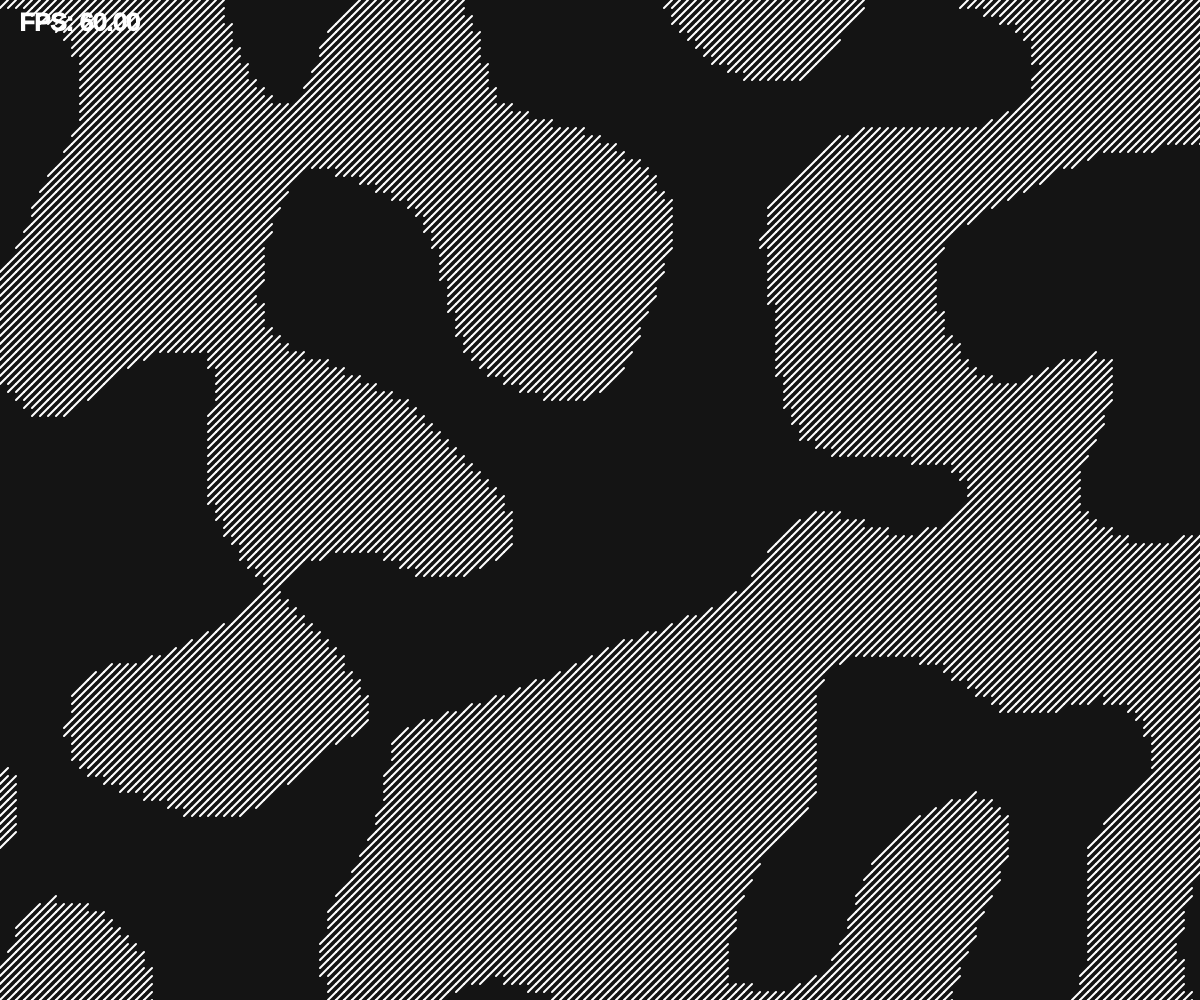
Frame 1 (no input)
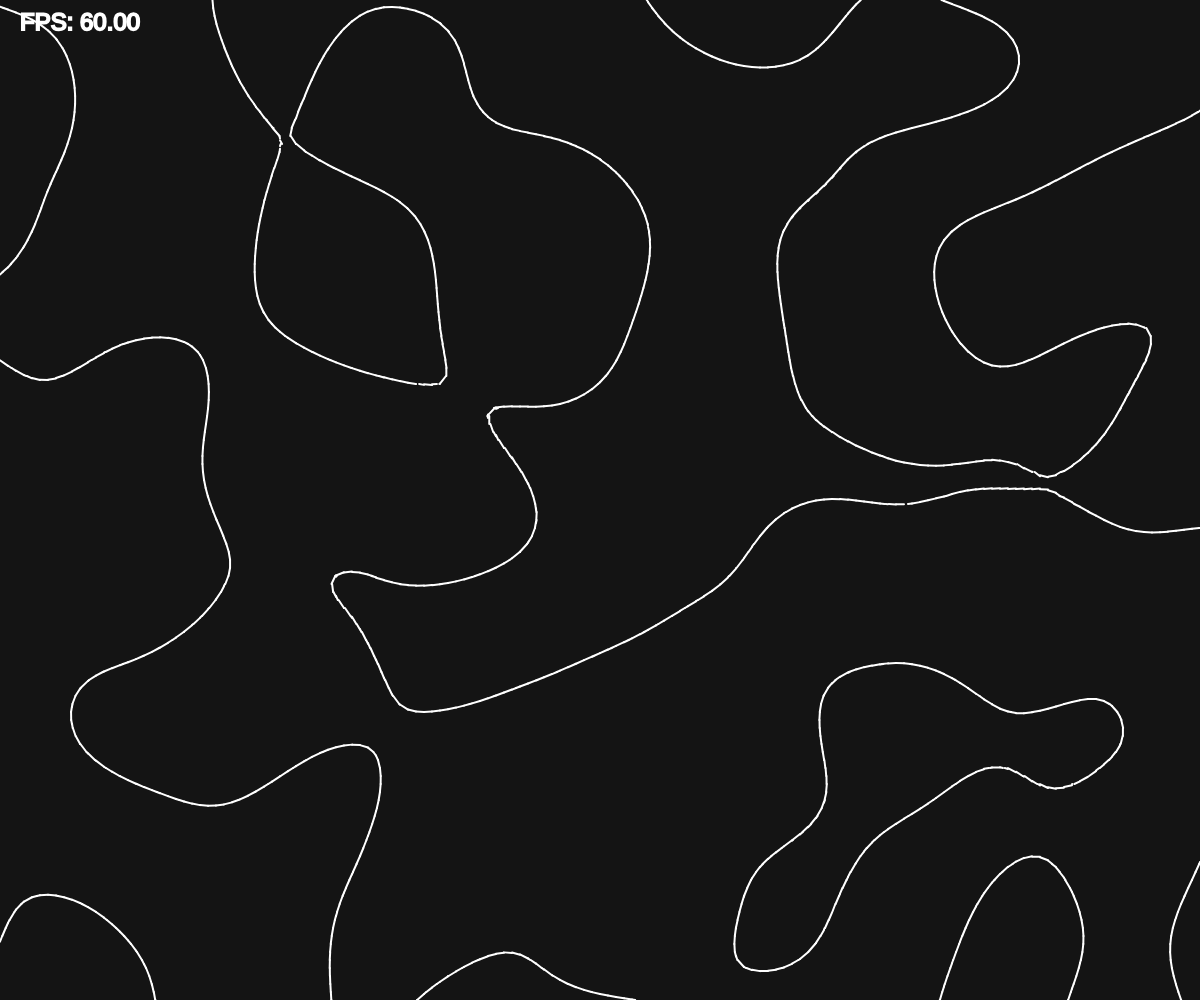
Frame 60 (no input)
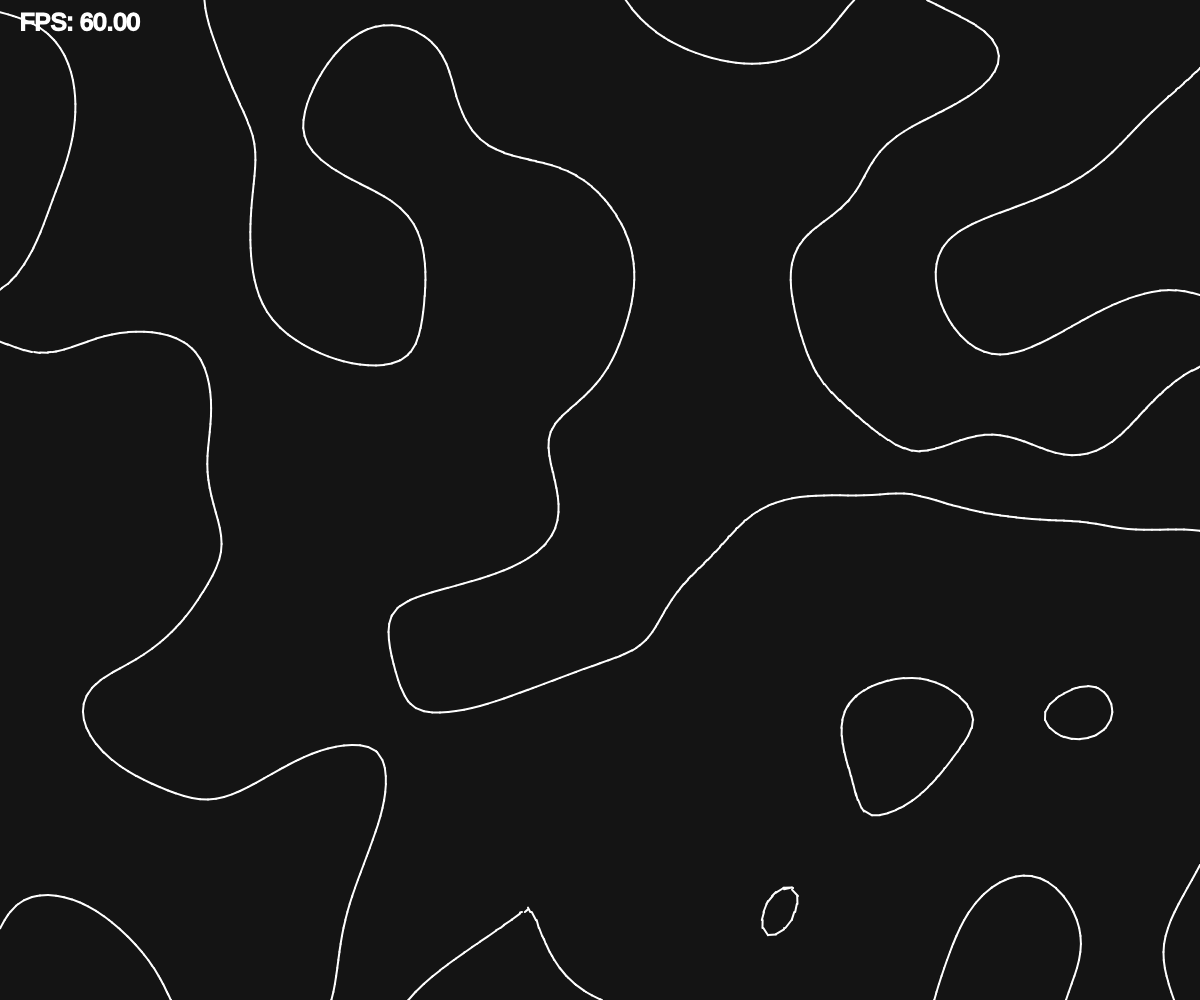
Frame 120 (the mouse pressed at the canvas centre since frame 60)

The p5.js sketch that drew these frames (run headless with seeded random() and noise() and a simulated clock; from frame 60 on, the mouse is pressed at the canvas centre):

// p5.js sketch
// ── sketch.js
let rows, cols;
let fields = [];
let noise;
let a, b, c, d;

const cellSize = 8;
const noiseScale = 20;
const noiseSpeed = 0.002;

function setup() {
  createCanvas(windowWidth, windowHeight);
  fill(255);
  stroke(255);
  strokeWeight(2);
  textSize(24);

  a = createVector();
  b = createVector();
  c = createVector();
  d = createVector();

  noise = new OpenSimplexNoise(Date.now());
  rows = ceil(windowWidth  / cellSize) + 2;
  cols = ceil(windowHeight / cellSize) + 2;

  for(let i = 0; i < rows; i++) {
    fields[i] = [];
    for(let j = 0; j < cols; j++) {
      fields[i][j] = 0;
    }
  }
}

function draw() {
  background(20);
  text("FPS: " + frameRate().toFixed(2), 20, 30);

  for(let i = 0; i < rows - 1; i++) {
    for(let j = 0; j < cols - 1; j++) {
      fields[i][j] = noise.noise3D(i / noiseScale, j / noiseScale, frameCount * noiseSpeed);  // Between -1 and 1

      let x = i * cellSize;
      let y = j * cellSize;
    
      let A = fields[i  ][j  ];
      let B = fields[i+1][j  ];
      let C = fields[i+1][j+1];
      let D = fields[i  ][j+1];

      a.set( x + cellSize * (A/(A-B)), y                        );
      b.set( x + cellSize            , y + cellSize * (B/(B-C)) );
      c.set( x + cellSize * (D/(D-C)), y + cellSize             );
      d.set( x                       , y + cellSize * (A/(A-D)) );

      let state = getState(ceil(A), ceil(B), ceil(C), ceil(D));

      switch (state) {
        case 0:                   break;
        case 1:   drawLine(d, a); break;
        case 2:   drawLine(a, b); break;
        case 3:   drawLine(d, b); break;
        case 4:   drawLine(c, b); break;
        case 5:   drawLine(d, a);
                  drawLine(c, b); break;
        case 6:   drawLine(a, c); break;
        case 7:   drawLine(d, c); break;
        case 8:   drawLine(c, d); break;
        case 9:   drawLine(a, c); break;
        case 10:  drawLine(d, c);
                  drawLine(a, b); break;
        case 11:  drawLine(c, b); break;
        case 12:  drawLine(d, b); break;
        case 13:  drawLine(a, b); break;
        case 14:  drawLine(d, a); break;
        case 15:                  break;
      }
    }
  }
}

function getState(A, B, C, D) {
  // Converts binary corner values to decimal state of the cell defined by A, B, C, D
  return 8 * D + 4 * C + 2 * B + A;
}

function drawLine(a, b) {
  line(a.x, a.y, b.x, b.y);
}

// ── OpenSimplexNoise.js
// Plain JS version of Josh Forisha's implementation of opensimplex noise
// https://github.com/joshforisha/open-simplex-noise-js
// This version is currently posted here https://gist.github.com/PARC6502/85c99c04c9b3c6ae52c3c27605b4df0a
// Will probably be cleaned up and have its own repo, at some point...

"use strict";
var OpenSimplexNoise;

(function() {
  var constants_1 = {
    NORM_2D: 1.0 / 47.0,
    NORM_3D: 1.0 / 103.0,
    NORM_4D: 1.0 / 30.0,
    SQUISH_2D: (Math.sqrt(2 + 1) - 1) / 2,
    SQUISH_3D: (Math.sqrt(3 + 1) - 1) / 3,
    SQUISH_4D: (Math.sqrt(4 + 1) - 1) / 4,
    STRETCH_2D: (1 / Math.sqrt(2 + 1) - 1) / 2,
    STRETCH_3D: (1 / Math.sqrt(3 + 1) - 1) / 3,
    STRETCH_4D: (1 / Math.sqrt(4 + 1) - 1) / 4,
    base2D: [[1, 1, 0, 1, 0, 1, 0, 0, 0], [1, 1, 0, 1, 0, 1, 2, 1, 1]],
    base3D: [
      [0, 0, 0, 0, 1, 1, 0, 0, 1, 0, 1, 0, 1, 0, 0, 1],
      [2, 1, 1, 0, 2, 1, 0, 1, 2, 0, 1, 1, 3, 1, 1, 1],
      [1, 1, 0, 0, 1, 0, 1, 0, 1, 0, 0, 1, 2, 1, 1, 0, 2, 1, 0, 1, 2, 0, 1, 1]
    ],
    base4D: [
      [
        0,
        0,
        0,
        0,
        0,
        1,
        1,
        0,
        0,
        0,
        1,
        0,
        1,
        0,
        0,
        1,
        0,
        0,
        1,
        0,
        1,
        0,
        0,
        0,
        1
      ],
      [
        3,
        1,
        1,
        1,
        0,
        3,
        1,
        1,
        0,
        1,
        3,
        1,
        0,
        1,
        1,
        3,
        0,
        1,
        1,
        1,
        4,
        1,
        1,
        1,
        1
      ],
      [
        1,
        1,
        0,
        0,
        0,
        1,
        0,
        1,
        0,
        0,
        1,
        0,
        0,
        1,
        0,
        1,
        0,
        0,
        0,
        1,
        2,
        1,
        1,
        0,
        0,
        2,
        1,
        0,
        1,
        0,
        2,
        1,
        0,
        0,
        1,
        2,
        0,
        1,
        1,
        0,
        2,
        0,
        1,
        0,
        1,
        2,
        0,
        0,
        1,
        1
      ],
      [
        3,
        1,
        1,
        1,
        0,
        3,
        1,
        1,
        0,
        1,
        3,
        1,
        0,
        1,
        1,
        3,
        0,
        1,
        1,
        1,
        2,
        1,
        1,
        0,
        0,
        2,
        1,
        0,
        1,
        0,
        2,
        1,
        0,
        0,
        1,
        2,
        0,
        1,
        1,
        0,
        2,
        0,
        1,
        0,
        1,
        2,
        0,
        0,
        1,
        1
      ]
    ],
    gradients2D: [5, 2, 2, 5, -5, 2, -2, 5, 5, -2, 2, -5, -5, -2, -2, -5],
    gradients3D: [
      -11,
      4,
      4,
      -4,
      11,
      4,
      -4,
      4,
      11,
      11,
      4,
      4,
      4,
      11,
      4,
      4,
      4,
      11,
      -11,
      -4,
      4,
      -4,
      -11,
      4,
      -4,
      -4,
      11,
      11,
      -4,
      4,
      4,
      -11,
      4,
      4,
      -4,
      11,
      -11,
      4,
      -4,
      -4,
      11,
      -4,
      -4,
      4,
      -11,
      11,
      4,
      -4,
      4,
      11,
      -4,
      4,
      4,
      -11,
      -11,
      -4,
      -4,
      -4,
      -11,
      -4,
      -4,
      -4,
      -11,
      11,
      -4,
      -4,
      4,
      -11,
      -4,
      4,
      -4,
      -11
    ],
    gradients4D: [
      3,
      1,
      1,
      1,
      1,
      3,
      1,
      1,
      1,
      1,
      3,
      1,
      1,
      1,
      1,
      3,
      -3,
      1,
      1,
      1,
      -1,
      3,
      1,
      1,
      -1,
      1,
      3,
      1,
      -1,
      1,
      1,
      3,
      3,
      -1,
      1,
      1,
      1,
      -3,
      1,
      1,
      1,
      -1,
      3,
      1,
      1,
      -1,
      1,
      3,
      -3,
      -1,
      1,
      1,
      -1,
      -3,
      1,
      1,
      -1,
      -1,
      3,
      1,
      -1,
      -1,
      1,
      3,
      3,
      1,
      -1,
      1,
      1,
      3,
      -1,
      1,
      1,
      1,
      -3,
      1,
      1,
      1,
      -1,
      3,
      -3,
      1,
      -1,
      1,
      -1,
      3,
      -1,
      1,
      -1,
      1,
      -3,
      1,
      -1,
      1,
      -1,
      3,
      3,
      -1,
      -1,
      1,
      1,
      -3,
      -1,
      1,
      1,
      -1,
      -3,
      1,
      1,
      -1,
      -1,
      3,
      -3,
      -1,
      -1,
      1,
      -1,
      -3,
      -1,
      1,
      -1,
      -1,
      -3,
      1,
      -1,
      -1,
      -1,
      3,
      3,
      1,
      1,
      -1,
      1,
      3,
      1,
      -1,
      1,
      1,
      3,
      -1,
      1,
      1,
      1,
      -3,
      -3,
      1,
      1,
      -1,
      -1,
      3,
      1,
      -1,
      -1,
      1,
      3,
      -1,
      -1,
      1,
      1,
      -3,
      3,
      -1,
      1,
      -1,
      1,
      -3,
      1,
      -1,
      1,
      -1,
      3,
      -1,
      1,
      -1,
      1,
      -3,
      -3,
      -1,
      1,
      -1,
      -1,
      -3,
      1,
      -1,
      -1,
      -1,
      3,
      -1,
      -1,
      -1,
      1,
      -3,
      3,
      1,
      -1,
      -1,
      1,
      3,
      -1,
      -1,
      1,
      1,
      -3,
      -1,
      1,
      1,
      -1,
      -3,
      -3,
      1,
      -1,
      -1,
      -1,
      3,
      -1,
      -1,
      -1,
      1,
      -3,
      -1,
      -1,
      1,
      -1,
      -3,
      3,
      -1,
      -1,
      -1,
      1,
      -3,
      -1,
      -1,
      1,
      -1,
      -3,
      -1,
      1,
      -1,
      -1,
      -3,
      -3,
      -1,
      -1,
      -1,
      -1,
      -3,
      -1,
      -1,
      -1,
      -1,
      -3,
      -1,
      -1,
      -1,
      -1,
      -3
    ],
    lookupPairs2D: [
      0,
      1,
      1,
      0,
      4,
      1,
      17,
      0,
      20,
      2,
      21,
      2,
      22,
      5,
      23,
      5,
      26,
      4,
      39,
      3,
      42,
      4,
      43,
      3
    ],
    lookupPairs3D: [
      0,
      2,
      1,
      1,
      2,
      2,
      5,
      1,
      6,
      0,
      7,
      0,
      32,
      2,
      34,
      2,
      129,
      1,
      133,
      1,
      160,
      5,
      161,
      5,
      518,
      0,
      519,
      0,
      546,
      4,
      550,
      4,
      645,
      3,
      647,
      3,
      672,
      5,
      673,
      5,
      674,
      4,
      677,
      3,
      678,
      4,
      679,
      3,
      680,
      13,
      681,
      13,
      682,
      12,
      685,
      14,
      686,
      12,
      687,
      14,
      712,
      20,
      714,
      18,
      809,
      21,
      813,
      23,
      840,
      20,
      841,
      21,
      1198,
      19,
      1199,
      22,
      1226,
      18,
      1230,
      19,
      1325,
      23,
      1327,
      22,
      1352,
      15,
      1353,
      17,
      1354,
      15,
      1357,
      17,
      1358,
      16,
      1359,
      16,
      1360,
      11,
      1361,
      10,
      1362,
      11,
      1365,
      10,
      1366,
      9,
      1367,
      9,
      1392,
      11,
      1394,
      11,
      1489,
      10,
      1493,
      10,
      1520,
      8,
      1521,
      8,
      1878,
      9,
      1879,
      9,
      1906,
      7,
      1910,
      7,
      2005,
      6,
      2007,
      6,
      2032,
      8,
      2033,
      8,
      2034,
      7,
      2037,
      6,
      2038,
      7,
      2039,
      6
    ],
    lookupPairs4D: [
      0,
      3,
      1,
      2,
      2,
      3,
      5,
      2,
      6,
      1,
      7,
      1,
      8,
      3,
      9,
      2,
      10,
      3,
      13,
      2,
      16,
      3,
      18,
      3,
      22,
      1,
      23,
      1,
      24,
      3,
      26,
      3,
      33,
      2,
      37,
      2,
      38,
      1,
      39,
      1,
      41,
      2,
      45,
      2,
      54,
      1,
      55,
      1,
      56,
      0,
      57,
      0,
      58,
      0,
      59,
      0,
      60,
      0,
      61,
      0,
      62,
      0,
      63,
      0,
      256,
      3,
      258,
      3,
      264,
      3,
      266,
      3,
      272,
      3,
      274,
      3,
      280,
      3,
      282,
      3,
      2049,
      2,
      2053,
      2,
      2057,
      2,
      2061,
      2,
      2081,
      2,
      2085,
      2,
      2089,
      2,
      2093,
      2,
      2304,
      9,
      2305,
      9,
      2312,
      9,
      2313,
      9,
      16390,
      1,
      16391,
      1,
      16406,
      1,
      16407,
      1,
      16422,
      1,
      16423,
      1,
      16438,
      1,
      16439,
      1,
      16642,
      8,
      16646,
      8,
      16658,
      8,
      16662,
      8,
      18437,
      6,
      18439,
      6,
      18469,
      6,
      18471,
      6,
      18688,
      9,
      18689,
      9,
      18690,
      8,
      18693,
      6,
      18694,
      8,
      18695,
      6,
      18696,
      9,
      18697,
      9,
      18706,
      8,
      18710,
      8,
      18725,
      6,
      18727,
      6,
      131128,
      0,
      131129,
      0,
      131130,
      0,
      131131,
      0,
      131132,
      0,
      131133,
      0,
      131134,
      0,
      131135,
      0,
      131352,
      7,
      131354,
      7,
      131384,
      7,
      131386,
      7,
      133161,
      5,
      133165,
      5,
      133177,
      5,
      133181,
      5,
      133376,
      9,
      133377,
      9,
      133384,
      9,
      133385,
      9,
      133400,
      7,
      133402,
      7,
      133417,
      5,
      133421,
      5,
      133432,
      7,
      133433,
      5,
      133434,
      7,
      133437,
      5,
      147510,
      4,
      147511,
      4,
      147518,
      4,
      147519,
      4,
      147714,
      8,
      147718,
      8,
      147730,
      8,
      147734,
      8,
      147736,
      7,
      147738,
      7,
      147766,
      4,
      147767,
      4,
      147768,
      7,
      147770,
      7,
      147774,
      4,
      147775,
      4,
      149509,
      6,
      149511,
      6,
      149541,
      6,
      149543,
      6,
      149545,
      5,
      149549,
      5,
      149558,
      4,
      149559,
      4,
      149561,
      5,
      149565,
      5,
      149566,
      4,
      149567,
      4,
      149760,
      9,
      149761,
      9,
      149762,
      8,
      149765,
      6,
      149766,
      8,
      149767,
      6,
      149768,
      9,
      149769,
      9,
      149778,
      8,
      149782,
      8,
      149784,
      7,
      149786,
      7,
      149797,
      6,
      149799,
      6,
      149801,
      5,
      149805,
      5,
      149814,
      4,
      149815,
      4,
      149816,
      7,
      149817,
      5,
      149818,
      7,
      149821,
      5,
      149822,
      4,
      149823,
      4,
      149824,
      37,
      149825,
      37,
      149826,
      36,
      149829,
      34,
      149830,
      36,
      149831,
      34,
      149832,
      37,
      149833,
      37,
      149842,
      36,
      149846,
      36,
      149848,
      35,
      149850,
      35,
      149861,
      34,
      149863,
      34,
      149865,
      33,
      149869,
      33,
      149878,
      32,
      149879,
      32,
      149880,
      35,
      149881,
      33,
      149882,
      35,
      149885,
      33,
      149886,
      32,
      149887,
      32,
      150080,
      49,
      150082,
      48,
      150088,
      49,
      150098,
      48,
      150104,
      47,
      150106,
      47,
      151873,
      46,
      151877,
      45,
      151881,
      46,
      151909,
      45,
      151913,
      44,
      151917,
      44,
      152128,
      49,
      152129,
      46,
      152136,
      49,
      152137,
      46,
      166214,
      43,
      166215,
      42,
      166230,
      43,
      166247,
      42,
      166262,
      41,
      166263,
      41,
      166466,
      48,
      166470,
      43,
      166482,
      48,
      166486,
      43,
      168261,
      45,
      168263,
      42,
      168293,
      45,
      168295,
      42,
      168512,
      31,
      168513,
      28,
      168514,
      31,
      168517,
      28,
      168518,
      25,
      168519,
      25,
      280952,
      40,
      280953,
      39,
      280954,
      40,
      280957,
      39,
      280958,
      38,
      280959,
      38,
      281176,
      47,
      281178,
      47,
      281208,
      40,
      281210,
      40,
      282985,
      44,
      282989,
      44,
      283001,
      39,
      283005,
      39,
      283208,
      30,
      283209,
      27,
      283224,
      30,
      283241,
      27,
      283256,
      22,
      283257,
      22,
      297334,
      41,
      297335,
      41,
      297342,
      38,
      297343,
      38,
      297554,
      29,
      297558,
      24,
      297562,
      29,
      297590,
      24,
      297594,
      21,
      297598,
      21,
      299365,
      26,
      299367,
      23,
      299373,
      26,
      299383,
      23,
      299389,
      20,
      299391,
      20,
      299584,
      31,
      299585,
      28,
      299586,
      31,
      299589,
      28,
      299590,
      25,
      299591,
      25,
      299592,
      30,
      299593,
      27,
      299602,
      29,
      299606,
      24,
      299608,
      30,
      299610,
      29,
      299621,
      26,
      299623,
      23,
      299625,
      27,
      299629,
      26,
      299638,
      24,
      299639,
      23,
      299640,
      22,
      299641,
      22,
      299642,
      21,
      299645,
      20,
      299646,
      21,
      299647,
      20,
      299648,
      61,
      299649,
      60,
      299650,
      61,
      299653,
      60,
      299654,
      59,
      299655,
      59,
      299656,
      58,
      299657,
      57,
      299666,
      55,
      299670,
      54,
      299672,
      58,
      299674,
      55,
      299685,
      52,
      299687,
      51,
      299689,
      57,
      299693,
      52,
      299702,
      54,
      299703,
      51,
      299704,
      56,
      299705,
      56,
      299706,
      53,
      299709,
      50,
      299710,
      53,
      299711,
      50,
      299904,
      61,
      299906,
      61,
      299912,
      58,
      299922,
      55,
      299928,
      58,
      299930,
      55,
      301697,
      60,
      301701,
      60,
      301705,
      57,
      301733,
      52,
      301737,
      57,
      301741,
      52,
      301952,
      79,
      301953,
      79,
      301960,
      76,
      301961,
      76,
      316038,
      59,
      316039,
      59,
      316054,
      54,
      316071,
      51,
      316086,
      54,
      316087,
      51,
      316290,
      78,
      316294,
      78,
      316306,
      73,
      316310,
      73,
      318085,
      77,
      318087,
      77,
      318117,
      70,
      318119,
      70,
      318336,
      79,
      318337,
      79,
      318338,
      78,
      318341,
      77,
      318342,
      78,
      318343,
      77,
      430776,
      56,
      430777,
      56,
      430778,
      53,
      430781,
      50,
      430782,
      53,
      430783,
      50,
      431000,
      75,
      431002,
      72,
      431032,
      75,
      431034,
      72,
      432809,
      74,
      432813,
      69,
      432825,
      74,
      432829,
      69,
      433032,
      76,
      433033,
      76,
      433048,
      75,
      433065,
      74,
      433080,
      75,
      433081,
      74,
      447158,
      71,
      447159,
      68,
      447166,
      71,
      447167,
      68,
      447378,
      73,
      447382,
      73,
      447386,
      72,
      447414,
      71,
      447418,
      72,
      447422,
      71,
      449189,
      70,
      449191,
      70,
      449197,
      69,
      449207,
      68,
      449213,
      69,
      449215,
      68,
      449408,
      67,
      449409,
      67,
      449410,
      66,
      449413,
      64,
      449414,
      66,
      449415,
      64,
      449416,
      67,
      449417,
      67,
      449426,
      66,
      449430,
      66,
      449432,
      65,
      449434,
      65,
      449445,
      64,
      449447,
      64,
      449449,
      63,
      449453,
      63,
      449462,
      62,
      449463,
      62,
      449464,
      65,
      449465,
      63,
      449466,
      65,
      449469,
      63,
      449470,
      62,
      449471,
      62,
      449472,
      19,
      449473,
      19,
      449474,
      18,
      449477,
      16,
      449478,
      18,
      449479,
      16,
      449480,
      19,
      449481,
      19,
      449490,
      18,
      449494,
      18,
      449496,
      17,
      449498,
      17,
      449509,
      16,
      449511,
      16,
      449513,
      15,
      449517,
      15,
      449526,
      14,
      449527,
      14,
      449528,
      17,
      449529,
      15,
      449530,
      17,
      449533,
      15,
      449534,
      14,
      449535,
      14,
      449728,
      19,
      449729,
      19,
      449730,
      18,
      449734,
      18,
      449736,
      19,
      449737,
      19,
      449746,
      18,
      449750,
      18,
      449752,
      17,
      449754,
      17,
      449784,
      17,
      449786,
      17,
      451520,
      19,
      451521,
      19,
      451525,
      16,
      451527,
      16,
      451528,
      19,
      451529,
      19,
      451557,
      16,
      451559,
      16,
      451561,
      15,
      451565,
      15,
      451577,
      15,
      451581,
      15,
      451776,
      19,
      451777,
      19,
      451784,
      19,
      451785,
      19,
      465858,
      18,
      465861,
      16,
      465862,
      18,
      465863,
      16,
      465874,
      18,
      465878,
      18,
      465893,
      16,
      465895,
      16,
      465910,
      14,
      465911,
      14,
      465918,
      14,
      465919,
      14,
      466114,
      18,
      466118,
      18,
      466130,
      18,
      466134,
      18,
      467909,
      16,
      467911,
      16,
      467941,
      16,
      467943,
      16,
      468160,
      13,
      468161,
      13,
      468162,
      13,
      468163,
      13,
      468164,
      13,
      468165,
      13,
      468166,
      13,
      468167,
      13,
      580568,
      17,
      580570,
      17,
      580585,
      15,
      580589,
      15,
      580598,
      14,
      580599,
      14,
      580600,
      17,
      580601,
      15,
      580602,
      17,
      580605,
      15,
      580606,
      14,
      580607,
      14,
      580824,
      17,
      580826,
      17,
      580856,
      17,
      580858,
      17,
      582633,
      15,
      582637,
      15,
      582649,
      15,
      582653,
      15,
      582856,
      12,
      582857,
      12,
      582872,
      12,
      582873,
      12,
      582888,
      12,
      582889,
      12,
      582904,
      12,
      582905,
      12,
      596982,
      14,
      596983,
      14,
      596990,
      14,
      596991,
      14,
      597202,
      11,
      597206,
      11,
      597210,
      11,
      597214,
      11,
      597234,
      11,
      597238,
      11,
      597242,
      11,
      597246,
      11,
      599013,
      10,
      599015,
      10,
      599021,
      10,
      599023,
      10,
      599029,
      10,
      599031,
      10,
      599037,
      10,
      599039,
      10,
      599232,
      13,
      599233,
      13,
      599234,
      13,
      599235,
      13,
      599236,
      13,
      599237,
      13,
      599238,
      13,
      599239,
      13,
      599240,
      12,
      599241,
      12,
      599250,
      11,
      599254,
      11,
      599256,
      12,
      599257,
      12,
      599258,
      11,
      599262,
      11,
      599269,
      10,
      599271,
      10,
      599272,
      12,
      599273,
      12,
      599277,
      10,
      599279,
      10,
      599282,
      11,
      599285,
      10,
      599286,
      11,
      599287,
      10,
      599288,
      12,
      599289,
      12,
      599290,
      11,
      599293,
      10,
      599294,
      11,
      599295,
      10
    ],
    p2D: [
      0,
      0,
      1,
      -1,
      0,
      0,
      -1,
      1,
      0,
      2,
      1,
      1,
      1,
      2,
      2,
      0,
      1,
      2,
      0,
      2,
      1,
      0,
      0,
      0
    ],
    p3D: [
      0,
      0,
      1,
      -1,
      0,
      0,
      1,
      0,
      -1,
      0,
      0,
      -1,
      1,
      0,
      0,
      0,
      1,
      -1,
      0,
      0,
      -1,
      0,
      1,
      0,
      0,
      -1,
      1,
      0,
      2,
      1,
      1,
      0,
      1,
      1,
      1,
      -1,
      0,
      2,
      1,
      0,
      1,
      1,
      1,
      -1,
      1,
      0,
      2,
      0,
      1,
      1,
      1,
      -1,
      1,
      1,
      1,
      3,
      2,
      1,
      0,
      3,
      1,
      2,
      0,
      1,
      3,
      2,
      0,
      1,
      3,
      1,
      0,
      2,
      1,
      3,
      0,
      2,
      1,
      3,
      0,
      1,
      2,
      1,
      1,
      1,
      0,
      0,
      2,
      2,
      0,
      0,
      1,
      1,
      0,
      1,
      0,
      2,
      0,
      2,
      0,
      1,
      1,
      0,
      0,
      1,
      2,
      0,
      0,
      2,
      2,
      0,
      0,
      0,
      0,
      1,
      1,
      -1,
      1,
      2,
      0,
      0,
      0,
      0,
      1,
      -1,
      1,
      1,
      2,
      0,
      0,
      0,
      0,
      1,
      1,
      1,
      -1,
      2,
      3,
      1,
      1,
      1,
      2,
      0,
      0,
      2,
      2,
      3,
      1,
      1,
      1,
      2,
      2,
      0,
      0,
      2,
      3,
      1,
      1,
      1,
      2,
      0,
      2,
      0,
      2,
      1,
      1,
      -1,
      1,
      2,
      0,
      0,
      2,
      2,
      1,
      1,
      -1,
      1,
      2,
      2,
      0,
      0,
      2,
      1,
      -1,
      1,
      1,
      2,
      0,
      0,
      2,
      2,
      1,
      -1,
      1,
      1,
      2,
      0,
      2,
      0,
      2,
      1,
      1,
      1,
      -1,
      2,
      2,
      0,
      0,
      2,
      1,
      1,
      1,
      -1,
      2,
      0,
      2,
      0
    ],
    p4D: [
      0,
      0,
      1,
      -1,
      0,
      0,
      0,
      1,
      0,
      -1,
      0,
      0,
      1,
      0,
      0,
      -1,
      0,
      0,
      -1,
      1,
      0,
      0,
      0,
      0,
      1,
      -1,
      0,
      0,
      0,
      1,
      0,
      -1,
      0,
      0,
      -1,
      0,
      1,
      0,
      0,
      0,
      -1,
      1,
      0,
      0,
      0,
      0,
      1,
      -1,
      0,
      0,
      -1,
      0,
      0,
      1,
      0,
      0,
      -1,
      0,
      1,
      0,
      0,
      0,
      -1,
      1,
      0,
      2,
      1,
      1,
      0,
      0,
      1,
      1,
      1,
      -1,
      0,
      1,
      1,
      1,
      0,
      -1,
      0,
      2,
      1,
      0,
      1,
      0,
      1,
      1,
      -1,
      1,
      0,
      1,
      1,
      0,
      1,
      -1,
      0,
      2,
      0,
      1,
      1,
      0,
      1,
      -1,
      1,
      1,
      0,
      1,
      0,
      1,
      1,
      -1,
      0,
      2,
      1,
      0,
      0,
      1,
      1,
      1,
      -1,
      0,
      1,
      1,
      1,
      0,
      -1,
      1,
      0,
      2,
      0,
      1,
      0,
      1,
      1,
      -1,
      1,
      0,
      1,
      1,
      0,
      1,
      -1,
      1,
      0,
      2,
      0,
      0,
      1,
      1,
      1,
      -1,
      0,
      1,
      1,
      1,
      0,
      -1,
      1,
      1,
      1,
      4,
      2,
      1,
      1,
      0,
      4,
      1,
      2,
      1,
      0,
      4,
      1,
      1,
      2,
      0,
      1,
      4,
      2,
      1,
      0,
      1,
      4,
      1,
      2,
      0,
      1,
      4,
      1,
      1,
      0,
      2,
      1,
      4,
      2,
      0,
      1,
      1,
      4,
      1,
      0,
      2,
      1,
      4,
      1,
      0,
      1,
      2,
      1,
      4,
      0,
      2,
      1,
      1,
      4,
      0,
      1,
      2,
      1,
      4,
      0,
      1,
      1,
      2,
      1,
      2,
      1,
      1,
      0,
      0,
      3,
      2,
      1,
      0,
      0,
      3,
      1,
      2,
      0,
      0,
      1,
      2,
      1,
      0,
      1,
      0,
      3,
      2,
      0,
      1,
      0,
      3,
      1,
      0,
      2,
      0,
      1,
      2,
      0,
      1,
      1,
      0,
      3,
      0,
      2,
      1,
      0,
      3,
      0,
      1,
      2,
      0,
      1,
      2,
      1,
      0,
      0,
      1,
      3,
      2,
      0,
      0,
      1,
      3,
      1,
      0,
      0,
      2,
      1,
      2,
      0,
      1,
      0,
      1,
      3,
      0,
      2,
      0,
      1,
      3,
      0,
      1,
      0,
      2,
      1,
      2,
      0,
      0,
      1,
      1,
      3,
      0,
      0,
      2,
      1,
      3,
      0,
      0,
      1,
      2,
      2,
      3,
      1,
      1,
      1,
      0,
      2,
      1,
      1,
      1,
      -1,
      2,
      2,
      0,
      0,
      0,
      2,
      3,
      1,
      1,
      0,
      1,
      2,
      1,
      1,
      -1,
      1,
      2,
      2,
      0,
      0,
      0,
      2,
      3,
      1,
      0,
      1,
      1,
      2,
      1,
      -1,
      1,
      1,
      2,
      2,
      0,
      0,
      0,
      2,
      3,
      1,
      1,
      1,
      0,
      2,
      1,
      1,
      1,
      -1,
      2,
      0,
      2,
      0,
      0,
      2,
      3,
      1,
      1,
      0,
      1,
      2,
      1,
      1,
      -1,
      1,
      2,
      0,
      2,
      0,
      0,
      2,
      3,
      0,
      1,
      1,
      1,
      2,
      -1,
      1,
      1,
      1,
      2,
      0,
      2,
      0,
      0,
      2,
      3,
      1,
      1,
      1,
      0,
      2,
      1,
      1,
      1,
      -1,
      2,
      0,
      0,
      2,
      0,
      2,
      3,
      1,
      0,
      1,
      1,
      2,
      1,
      -1,
      1,
      1,
      2,
      0,
      0,
      2,
      0,
      2,
      3,
      0,
      1,
      1,
      1,
      2,
      -1,
      1,
      1,
      1,
      2,
      0,
      0,
      2,
      0,
      2,
      3,
      1,
      1,
      0,
      1,
      2,
      1,
      1,
      -1,
      1,
      2,
      0,
      0,
      0,
      2,
      2,
      3,
      1,
      0,
      1,
      1,
      2,
      1,
      -1,
      1,
      1,
      2,
      0,
      0,
      0,
      2,
      2,
      3,
      0,
      1,
      1,
      1,
      2,
      -1,
      1,
      1,
      1,
      2,
      0,
      0,
      0,
      2,
      2,
      1,
      1,
      1,
      -1,
      0,
      1,
      1,
      1,
      0,
      -1,
      0,
      0,
      0,
      0,
      0,
      2,
      1,
      1,
      -1,
      1,
      0,
      1,
      1,
      0,
      1,
      -1,
      0,
      0,
      0,
      0,
      0,
      2,
      1,
      -1,
      1,
      1,
      0,
      1,
      0,
      1,
      1,
      -1,
      0,
      0,
      0,
      0,
      0,
      2,
      1,
      1,
      -1,
      0,
      1,
      1,
      1,
      0,
      -1,
      1,
      0,
      0,
      0,
      0,
      0,
      2,
      1,
      -1,
      1,
      0,
      1,
      1,
      0,
      1,
      -1,
      1,
      0,
      0,
      0,
      0,
      0,
      2,
      1,
      -1,
      0,
      1,
      1,
      1,
      0,
      -1,
      1,
      1,
      0,
      0,
      0,
      0,
      0,
      2,
      1,
      1,
      1,
      -1,
      0,
      1,
      1,
      1,
      0,
      -1,
      2,
      2,
      0,
      0,
      0,
      2,
      1,
      1,
      -1,
      1,
      0,
      1,
      1,
      0,
      1,
      -1,
      2,
      2,
      0,
      0,
      0,
      2,
      1,
      1,
      -1,
      0,
      1,
      1,
      1,
      0,
      -1,
      1,
      2,
      2,
      0,
      0,
      0,
      2,
      1,
      1,
      1,
      -1,
      0,
      1,
      1,
      1,
      0,
      -1,
      2,
      0,
      2,
      0,
      0,
      2,
      1,
      -1,
      1,
      1,
      0,
      1,
      0,
      1,
      1,
      -1,
      2,
      0,
      2,
      0,
      0,
      2,
      1,
      -1,
      1,
      0,
      1,
      1,
      0,
      1,
      -1,
      1,
      2,
      0,
      2,
      0,
      0,
      2,
      1,
      1,
      -1,
      1,
      0,
      1,
      1,
      0,
      1,
      -1,
      2,
      0,
      0,
      2,
      0,
      2,
      1,
      -1,
      1,
      1,
      0,
      1,
      0,
      1,
      1,
      -1,
      2,
      0,
      0,
      2,
      0,
      2,
      1,
      -1,
      0,
      1,
      1,
      1,
      0,
      -1,
      1,
      1,
      2,
      0,
      0,
      2,
      0,
      2,
      1,
      1,
      -1,
      0,
      1,
      1,
      1,
      0,
      -1,
      1,
      2,
      0,
      0,
      0,
      2,
      2,
      1,
      -1,
      1,
      0,
      1,
      1,
      0,
      1,
      -1,
      1,
      2,
      0,
      0,
      0,
      2,
      2,
      1,
      -1,
      0,
      1,
      1,
      1,
      0,
      -1,
      1,
      1,
      2,
      0,
      0,
      0,
      2,
      3,
      1,
      1,
      0,
      0,
      0,
      2,
      2,
      0,
      0,
      0,
      2,
      1,
      1,
      1,
      -1,
      3,
      1,
      0,
      1,
      0,
      0,
      2,
      0,
      2,
      0,
      0,
      2,
      1,
      1,
      1,
      -1,
      3,
      1,
      0,
      0,
      1,
      0,
      2,
      0,
      0,
      2,
      0,
      2,
      1,
      1,
      1,
      -1,
      3,
      1,
      1,
      0,
      0,
      0,
      2,
      2,
      0,
      0,
      0,
      2,
      1,
      1,
      -1,
      1,
      3,
      1,
      0,
      1,
      0,
      0,
      2,
      0,
      2,
      0,
      0,
      2,
      1,
      1,
      -1,
      1,
      3,
      1,
      0,
      0,
      0,
      1,
      2,
      0,
      0,
      0,
      2,
      2,
      1,
      1,
      -1,
      1,
      3,
      1,
      1,
      0,
      0,
      0,
      2,
      2,
      0,
      0,
      0,
      2,
      1,
      -1,
      1,
      1,
      3,
      1,
      0,
      0,
      1,
      0,
      2,
      0,
      0,
      2,
      0,
      2,
      1,
      -1,
      1,
      1,
      3,
      1,
      0,
      0,
      0,
      1,
      2,
      0,
      0,
      0,
      2,
      2,
      1,
      -1,
      1,
      1,
      3,
      1,
      0,
      1,
      0,
      0,
      2,
      0,
      2,
      0,
      0,
      2,
      -1,
      1,
      1,
      1,
      3,
      1,
      0,
      0,
      1,
      0,
      2,
      0,
      0,
      2,
      0,
      2,
      -1,
      1,
      1,
      1,
      3,
      1,
      0,
      0,
      0,
      1,
      2,
      0,
      0,
      0,
      2,
      2,
      -1,
      1,
      1,
      1,
      3,
      3,
      2,
      1,
      0,
      0,
      3,
      1,
      2,
      0,
      0,
      4,
      1,
      1,
      1,
      1,
      3,
      3,
      2,
      0,
      1,
      0,
      3,
      1,
      0,
      2,
      0,
      4,
      1,
      1,
      1,
      1,
      3,
      3,
      0,
      2,
      1,
      0,
      3,
      0,
      1,
      2,
      0,
      4,
      1,
      1,
      1,
      1,
      3,
      3,
      2,
      0,
      0,
      1,
      3,
      1,
      0,
      0,
      2,
      4,
      1,
      1,
      1,
      1,
      3,
      3,
      0,
      2,
      0,
      1,
      3,
      0,
      1,
      0,
      2,
      4,
      1,
      1,
      1,
      1,
      3,
      3,
      0,
      0,
      2,
      1,
      3,
      0,
      0,
      1,
      2,
      4,
      1,
      1,
      1,
      1,
      3,
      3,
      2,
      1,
      0,
      0,
      3,
      1,
      2,
      0,
      0,
      2,
      1,
      1,
      1,
      -1,
      3,
      3,
      2,
      0,
      1,
      0,
      3,
      1,
      0,
      2,
      0,
      2,
      1,
      1,
      1,
      -1,
      3,
      3,
      0,
      2,
      1,
      0,
      3,
      0,
      1,
      2,
      0,
      2,
      1,
      1,
      1,
      -1,
      3,
      3,
      2,
      1,
      0,
      0,
      3,
      1,
      2,
      0,
      0,
      2,
      1,
      1,
      -1,
      1,
      3,
      3,
      2,
      0,
      0,
      1,
      3,
      1,
      0,
      0,
      2,
      2,
      1,
      1,
      -1,
      1,
      3,
      3,
      0,
      2,
      0,
      1,
      3,
      0,
      1,
      0,
      2,
      2,
      1,
      1,
      -1,
      1,
      3,
      3,
      2,
      0,
      1,
      0,
      3,
      1,
      0,
      2,
      0,
      2,
      1,
      -1,
      1,
      1,
      3,
      3,
      2,
      0,
      0,
      1,
      3,
      1,
      0,
      0,
      2,
      2,
      1,
      -1,
      1,
      1,
      3,
      3,
      0,
      0,
      2,
      1,
      3,
      0,
      0,
      1,
      2,
      2,
      1,
      -1,
      1,
      1,
      3,
      3,
      0,
      2,
      1,
      0,
      3,
      0,
      1,
      2,
      0,
      2,
      -1,
      1,
      1,
      1,
      3,
      3,
      0,
      2,
      0,
      1,
      3,
      0,
      1,
      0,
      2,
      2,
      -1,
      1,
      1,
      1,
      3,
      3,
      0,
      0,
      2,
      1,
      3,
      0,
      0,
      1,
      2,
      2,
      -1,
      1,
      1,
      1
    ]
  };

  var Contribution2 = /** @class */ (function() {
    function Contribution2(multiplier, xsb, ysb) {
      this.dx = -xsb - multiplier * constants_1.SQUISH_2D;
      this.dy = -ysb - multiplier * constants_1.SQUISH_2D;
      this.xsb = xsb;
      this.ysb = ysb;
    }
    return Contribution2;
  })();
  var Contribution3 = /** @class */ (function() {
    function Contribution3(multiplier, xsb, ysb, zsb) {
      this.dx = -xsb - multiplier * constants_1.SQUISH_3D;
      this.dy = -ysb - multiplier * constants_1.SQUISH_3D;
      this.dz = -zsb - multiplier * constants_1.SQUISH_3D;
      this.xsb = xsb;
      this.ysb = ysb;
      this.zsb = zsb;
    }
    return Contribution3;
  })();
  var Contribution4 = /** @class */ (function() {
    function Contribution4(multiplier, xsb, ysb, zsb, wsb) {
      this.dx = -xsb - multiplier * constants_1.SQUISH_4D;
      this.dy = -ysb - multiplier * constants_1.SQUISH_4D;
      this.dz = -zsb - multiplier * constants_1.SQUISH_4D;
      this.dw = -wsb - multiplier * constants_1.SQUISH_4D;
      this.xsb = xsb;
      this.ysb = ysb;
      this.zsb = zsb;
      this.wsb = wsb;
    }
    return Contribution4;
  })();
  function shuffleSeed(seed) {
    var newSeed = new Uint32Array(1);
    newSeed[0] = seed[0] * 1664525 + 1013904223;
    return newSeed;
  }
  OpenSimplexNoise = /** @class */ (function() {
    function OpenSimplexNoise(clientSeed) {
      this.initialize();
      this.perm = new Uint8Array(256);
      this.perm2D = new Uint8Array(256);
      this.perm3D = new Uint8Array(256);
      this.perm4D = new Uint8Array(256);
      var source = new Uint8Array(256);
      for (var i = 0; i < 256; i++) source[i] = i;
      var seed = new Uint32Array(1);
      seed[0] = clientSeed;
      seed = shuffleSeed(shuffleSeed(shuffleSeed(seed)));
      for (var i = 255; i >= 0; i--) {
        seed = shuffleSeed(seed);
        var r = new Uint32Array(1);
        r[0] = (seed[0] + 31) % (i + 1);
        if (r[0] < 0) r[0] += i + 1;
        this.perm[i] = source[r[0]];
        this.perm2D[i] = this.perm[i] & 0x0e;
        this.perm3D[i] = (this.perm[i] % 24) * 3;
        this.perm4D[i] = this.perm[i] & 0xfc;
        source[r[0]] = source[i];
      }
    }
    OpenSimplexNoise.prototype.array2D = function(width, height) {
      var output = new Array(width);
      for (var x = 0; x < width; x++) {
        output[x] = new Array(height);
        for (var y = 0; y < height; y++) {
          output[x][y] = this.noise2D(x, y);
        }
      }
      return output;
    };
    OpenSimplexNoise.prototype.array3D = function(width, height, depth) {
      var output = new Array(width);
      for (var x = 0; x < width; x++) {
        output[x] = new Array(height);
        for (var y = 0; y < height; y++) {
          output[x][y] = new Array(depth);
          for (var z = 0; z < depth; z++) {
            output[x][y][z] = this.noise3D(x, y, z);
          }
        }
      }
      return output;
    };
    OpenSimplexNoise.prototype.array4D = function(
      width,
      height,
      depth,
      wLength
    ) {
      var output = new Array(width);
      for (var x = 0; x < width; x++) {
        output[x] = new Array(height);
        for (var y = 0; y < height; y++) {
          output[x][y] = new Array(depth);
          for (var z = 0; z < depth; z++) {
            output[x][y][z] = new Array(wLength);
            for (var w = 0; w < wLength; w++) {
              output[x][y][z][w] = this.noise4D(x, y, z, w);
            }
          }
        }
      }
      return output;
    };
    OpenSimplexNoise.prototype.noise2D = function(x, y) {
      var stretchOffset = (x + y) * constants_1.STRETCH_2D;
      var xs = x + stretchOffset;
      var ys = y + stretchOffset;
      var xsb = Math.floor(xs);
      var ysb = Math.floor(ys);
      var squishOffset = (xsb + ysb) * constants_1.SQUISH_2D;
      var dx0 = x - (xsb + squishOffset);
      var dy0 = y - (ysb + squishOffset);
      var xins = xs - xsb;
      var yins = ys - ysb;
      var inSum = xins + yins;
      var hash =
        (xins - yins + 1) |
        (inSum << 1) |
        ((inSum + yins) << 2) |
        ((inSum + xins) << 4);
      var value = 0;
      for (var c = this.lookup2D[hash]; c !== undefined; c = c.next) {
        var dx = dx0 + c.dx;
        var dy = dy0 + c.dy;
        var attn = 2 - dx * dx - dy * dy;
        if (attn > 0) {
          var px = xsb + c.xsb;
          var py = ysb + c.ysb;
          var indexPartA = this.perm[px & 0xff];
          var index = this.perm2D[(indexPartA + py) & 0xff];
          var valuePart =
            constants_1.gradients2D[index] * dx +
            constants_1.gradients2D[index + 1] * dy;
          value += attn * attn * attn * attn * valuePart;
        }
      }
      return value * constants_1.NORM_2D;
    };
    OpenSimplexNoise.prototype.noise3D = function(x, y, z) {
      var stretchOffset = (x + y + z) * constants_1.STRETCH_3D;
      var xs = x + stretchOffset;
      var ys = y + stretchOffset;
      var zs = z + stretchOffset;
      var xsb = Math.floor(xs);
      var ysb = Math.floor(ys);
      var zsb = Math.floor(zs);
      var squishOffset = (xsb + ysb + zsb) * constants_1.SQUISH_3D;
      var dx0 = x - (xsb + squishOffset);
      var dy0 = y - (ysb + squishOffset);
      var dz0 = z - (zsb + squishOffset);
      var xins = xs - xsb;
      var yins = ys - ysb;
      var zins = zs - zsb;
      var inSum = xins + yins + zins;
      var hash =
        (yins - zins + 1) |
        ((xins - yins + 1) << 1) |
        ((xins - zins + 1) << 2) |
        (inSum << 3) |
        ((inSum + zins) << 5) |
        ((inSum + yins) << 7) |
        ((inSum + xins) << 9);
      var value = 0;
      for (var c = this.lookup3D[hash]; c !== undefined; c = c.next) {
        var dx = dx0 + c.dx;
        var dy = dy0 + c.dy;
        var dz = dz0 + c.dz;
        var attn = 2 - dx * dx - dy * dy - dz * dz;
        if (attn > 0) {
          var px = xsb + c.xsb;
          var py = ysb + c.ysb;
          var pz = zsb + c.zsb;
          var indexPartA = this.perm[px & 0xff];
          var indexPartB = this.perm[(indexPartA + py) & 0xff];
          var index = this.perm3D[(indexPartB + pz) & 0xff];
          var valuePart =
            constants_1.gradients3D[index] * dx +
            constants_1.gradients3D[index + 1] * dy +
            constants_1.gradients3D[index + 2] * dz;
          value += attn * attn * attn * attn * valuePart;
        }
      }
      return value * constants_1.NORM_3D;
    };
    OpenSimplexNoise.prototype.noise4D = function(x, y, z, w) {
      var stretchOffset = (x + y + z + w) * constants_1.STRETCH_4D;
      var xs = x + stretchOffset;
      var ys = y + stretchOffset;
      var zs = z + stretchOffset;
      var ws = w + stretchOffset;
      var xsb = Math.floor(xs);
      var ysb = Math.floor(ys);
      var zsb = Math.floor(zs);
      var wsb = Math.floor(ws);
      var squishOffset = (xsb + ysb + zsb + wsb) * constants_1.SQUISH_4D;
      var dx0 = x - (xsb + squishOffset);
      var dy0 = y - (ysb + squishOffset);
      var dz0 = z - (zsb + squishOffset);
      var dw0 = w - (wsb + squishOffset);
      var xins = xs - xsb;
      var yins = ys - ysb;
      var zins = zs - zsb;
      var wins = ws - wsb;
      var inSum = xins + yins + zins + wins;
      var hash =
        (zins - wins + 1) |
        ((yins - zins + 1) << 1) |
        ((yins - wins + 1) << 2) |
        ((xins - yins + 1) << 3) |
        ((xins - zins + 1) << 4) |
        ((xins - wins + 1) << 5) |
        (inSum << 6) |
        ((inSum + wins) << 8) |
        ((inSum + zins) << 11) |
        ((inSum + yins) << 14) |
        ((inSum + xins) << 17);
      var value = 0;
      for (var c = this.lookup4D[hash]; c !== undefined; c = c.next) {
        var dx = dx0 + c.dx;
        var dy = dy0 + c.dy;
        var dz = dz0 + c.dz;
        var dw = dw0 + c.dw;
        var attn = 2 - dx * dx - dy * dy - dz * dz - dw * dw;
        if (attn > 0) {
          var px = xsb + c.xsb;
          var py = ysb + c.ysb;
          var pz = zsb + c.zsb;
          var pw = wsb + c.wsb;
          var indexPartA = this.perm[px & 0xff];
          var indexPartB = this.perm[(indexPartA + py) & 0xff];
          var indexPartC = this.perm[(indexPartB + pz) & 0xff];
          var index = this.perm4D[(indexPartC + pw) & 0xff];
          var valuePart =
            constants_1.gradients4D[index] * dx +
            constants_1.gradients4D[index + 1] * dy +
            constants_1.gradients4D[index + 2] * dz +
            constants_1.gradients4D[index + 3] * dw;
          value += attn * attn * attn * attn * valuePart;
        }
      }
      return value * constants_1.NORM_4D;
    };
    OpenSimplexNoise.prototype.initialize = function() {
      var contributions2D = [];
      for (var i = 0; i < constants_1.p2D.length; i += 4) {
        var baseSet = constants_1.base2D[constants_1.p2D[i]];
        var previous = null;
        var current = null;
        for (var k = 0; k < baseSet.length; k += 3) {
          current = new Contribution2(
            baseSet[k],
            baseSet[k + 1],
            baseSet[k + 2]
          );
          if (previous === null) contributions2D[i / 4] = current;
          else previous.next = current;
          previous = current;
        }
        current.next = new Contribution2(
          constants_1.p2D[i + 1],
          constants_1.p2D[i + 2],
          constants_1.p2D[i + 3]
        );
      }
      this.lookup2D = [];
      for (var i = 0; i < constants_1.lookupPairs2D.length; i += 2) {
        this.lookup2D[constants_1.lookupPairs2D[i]] =
          contributions2D[constants_1.lookupPairs2D[i + 1]];
      }
      var contributions3D = [];
      for (var i = 0; i < constants_1.p3D.length; i += 9) {
        var baseSet = constants_1.base3D[constants_1.p3D[i]];
        var previous = null;
        var current = null;
        for (var k = 0; k < baseSet.length; k += 4) {
          current = new Contribution3(
            baseSet[k],
            baseSet[k + 1],
            baseSet[k + 2],
            baseSet[k + 3]
          );
          if (previous === null) contributions3D[i / 9] = current;
          else previous.next = current;
          previous = current;
        }
        current.next = new Contribution3(
          constants_1.p3D[i + 1],
          constants_1.p3D[i + 2],
          constants_1.p3D[i + 3],
          constants_1.p3D[i + 4]
        );
        current.next.next = new Contribution3(
          constants_1.p3D[i + 5],
          constants_1.p3D[i + 6],
          constants_1.p3D[i + 7],
          constants_1.p3D[i + 8]
        );
      }
      this.lookup3D = [];
      for (var i = 0; i < constants_1.lookupPairs3D.length; i += 2) {
        this.lookup3D[constants_1.lookupPairs3D[i]] =
          contributions3D[constants_1.lookupPairs3D[i + 1]];
      }
      var contributions4D = [];
      for (var i = 0; i < constants_1.p4D.length; i += 16) {
        var baseSet = constants_1.base4D[constants_1.p4D[i]];
        var previous = null;
        var current = null;
        for (var k = 0; k < baseSet.length; k += 5) {
          current = new Contribution4(
            baseSet[k],
            baseSet[k + 1],
            baseSet[k + 2],
            baseSet[k + 3],
            baseSet[k + 4]
          );
          if (previous === null) contributions4D[i / 16] = current;
          else previous.next = current;
          previous = current;
        }
        current.next = new Contribution4(
          constants_1.p4D[i + 1],
          constants_1.p4D[i + 2],
          constants_1.p4D[i + 3],
          constants_1.p4D[i + 4],
          constants_1.p4D[i + 5]
        );
        current.next.next = new Contribution4(
          constants_1.p4D[i + 6],
          constants_1.p4D[i + 7],
          constants_1.p4D[i + 8],
          constants_1.p4D[i + 9],
          constants_1.p4D[i + 10]
        );
        current.next.next.next = new Contribution4(
          constants_1.p4D[i + 11],
          constants_1.p4D[i + 12],
          constants_1.p4D[i + 13],
          constants_1.p4D[i + 14],
          constants_1.p4D[i + 15]
        );
      }
      this.lookup4D = [];
      for (var i = 0; i < constants_1.lookupPairs4D.length; i += 2) {
        this.lookup4D[constants_1.lookupPairs4D[i]] =
          contributions4D[constants_1.lookupPairs4D[i + 1]];
      }
    };
    return OpenSimplexNoise;
  })();
})();
